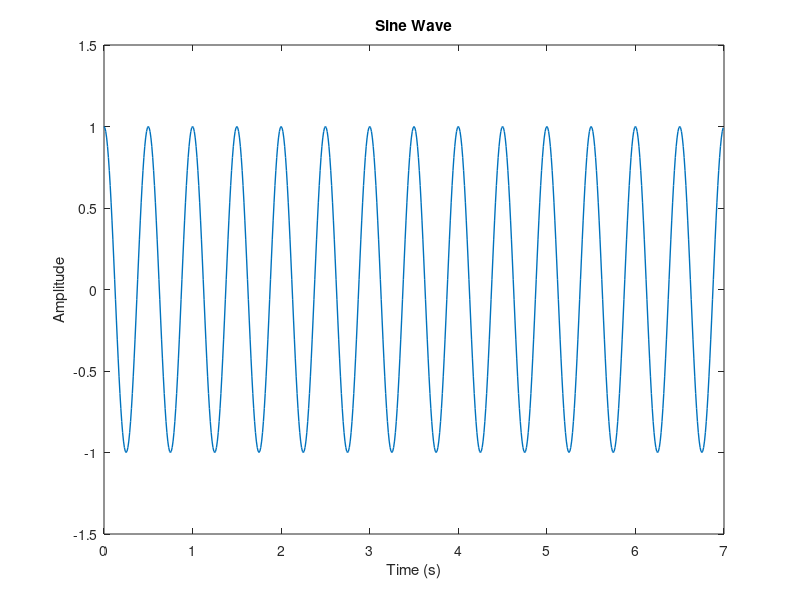

Source code (MATLAB): (Note: this script raises an error after producing the figure.)
%%
% <latex>
% \title{BE 521: Homework 3 Questions\\{\normalsize Feature extraction} \\{\normalsize Spring 2021}}
% \author{68 points}
% \date{Due: Tuesday, 2/16/2021 10pm}
% \maketitle
% \textbf{Objective:} Extract features from data and build a simple detector
% </latex>

%% 
% <latex>
% \begin{center}
% \author{Jal Mahendra Panchal \\
%   \normalsize Collaborators: COLLABORATORS HERE \\}
% \end{center}
% </latex>

%%
% <latex> 
% \section{Features and Simulations (39 pts)} As you learned
% in class, features are the backbone of almost all detection
% strategies, from seizures in EEG to faces in images. Features are
% usually defined in journal articles as an equation or set of
% equations, and the task for the reader---if she wants to use that
% feature---is to implement that feature in code. In this section, you
% will explore and implement some features commonly used in EEG
% analysis and test them on simulated time-series data.
% \begin{enumerate}
%  \item Consider the following toy signal: 7 seconds of a 2 Hz sine
%  wave with a quarter period phase-shift, sampled at 100 Hz
%   \begin{enumerate}
%    \item Plot the signal. (2 pts)
% </latex>

%% Answer P1 Q1(a)
% <latex> 
% \\ Answer : \\
% </latex>

%%
% Signal characteristics : 
duration_s = 7;
signal_frequency_hz = 2;
sampling_frequency_hz = 100;
theta_rad =  pi/2;
t = 0: 1/sampling_frequency_hz : duration_s-1/sampling_frequency_hz;

sine_wave = sin(2*pi*signal_frequency_hz*t + theta_rad);

%%
% Plot
figure();
plot(t, sine_wave, 'Linewidth', 1);
title('Sine Wave')
xlabel('Time (s)')
ylabel('Amplitude')
ylim ([-1.5,1.5])

%%
% <latex>
% \item Using the Matlab functions for the difference, sum, and
%   absolute value of the elements in a vector (look them up if you
%   don't know them), create an anonymous function for the
%    line-length feature
% 	$ LL(\mathbf{x}) = \sum_{i=2}^{n} |x_i - x_{i-1}| $ in one line of
% 	Matlab code that uses no loops (i.e., the outputs of one function
% 	will be the inputs of another). Your function should look
% 	something like \begin{lstlisting}
% 	  LLFn = @(x) XXXXXX;
% 	\end{lstlisting}
% 	where \texttt{XXXXX} represents some use of the aformentioned functions and the input signal \texttt{x}. (4 pts)
% </latex>


%% Answer P1 Q1(b)
% <latex> 
% \\ Answer : \\
% </latex>

%% Line Length function
% We will define an anonymous funtionn to calculate line length
LLFn = @(x) sum(abs(diff(x)));

%%
% <latex>
%    \item What is the line length of this signal? (2 pts)
%   \end{enumerate}
% </latex>

%% Answer P1 Q1(c)
% <latex> 
% \\ Answer : \\
% </latex>


%%
%Calling the LLFn function
line_length = LLFn(sine_wave)

%%
% <latex> 
% The line length of the sine wave is 55.9921 units.
% </latex>

%%
% <latex>
%  \item Consider line length of the signal using a sliding window
%  with a certain amount of window overlap (or, to think of it another
%  way, displacement with each ``slide''). Now, instead of having just
%  one value for the line length, you will have a number of values.
%   \begin{enumerate}
% 	\item Given a signal \texttt{x} with sampling frequency
% 	\texttt{fs} and windows of length \texttt{winLen} and displacement
% 	\texttt{winDisp} (both in seconds), create an anonymous function
% 	called \texttt{NumWins} that calculates the number of possible
% 	(full) windows in your signal of length \texttt{xLen} (in
% 	samples), i.e., \begin{lstlisting}
% 	  NumWins = @(xLen, fs, winLen, winDisp) XXXXXX;
% 	\end{lstlisting} where \texttt{XXXXXX} is the single-line
% 	expression for this value. You may assume that \texttt{winDisp} is
% 	a factor of both \texttt{winLen} (as it usually is/should be)
% 	and the length (in seconds) of \texttt{x}. (4 pts) 
% </latex>

%% Answer P1 Q2(a)
% <latex> 
% \\ Answer : \\
% </latex>

%% Number of windows function
%The number of windows can be found using the following function
NumWins = @(xLen, fs, winLen, winDisp) floor((xLen-(winLen-winDisp))/(winDisp));

%%
% <latex>
%   \item Use this
% 	function to calculate the number of windows for the signal
% 	described in Question 1.1 for a 400 ms window with 200 ms
% 	displacement, i.e., the expression \begin{lstlisting}
% 	  NumWins(length(x), fs, winLen, winDisp)
% 	\end{lstlisting} 
% 	where \texttt{fs}, \texttt{winLen}, and \texttt{winDisp} are the appropriate values. (1 pt)
% </latex>

%% Answer P1 Q2(b)
% <latex> 
% \\ Answer : \\
% </latex>

%%
duration_ms = 7000;
win_len_ms = 400;
win_disp_ms = 200;
NumberOfWindows_2_1 = NumWins(duration_ms, sampling_frequency_hz, win_len_ms, win_disp_ms)

%%
% <latex> 
% The number of windows of length 400ms and displacement 200ms in a 7s signal are 34;
% </latex>


%%
% <latex>
% 	\item Repeat the above calculation for 50 ms window displacement. (1 pt)
% </latex>

%% Answer P1 Q2(c)
% <latex> 
% \\ Answer : \\
% </latex>

%%
duration_ms = 7000;
win_len_ms = 400;
win_disp_ms = 50;
NumberOfWindows_2_2 = NumWins(duration_ms, sampling_frequency_hz, win_len_ms, win_disp_ms)

%%
% <latex> 
% The number of windows of length 400ms and displacement 50ms in a 7s signal are 133;
% </latex>

%%
% <latex>
% 	\item Repeat the above calculation for 100 ms window displacement. (1 pt)
%   \end{enumerate}
% </latex>

%% Answer P1 Q2(d)
% <latex> 
% \\ Answer : \\
% </latex>

%%
duration_ms = 7000;
win_len_ms = 400;
win_disp_ms = 100;
NumberOfWindows_2_3 = NumWins(duration_ms, sampling_frequency_hz, win_len_ms, win_disp_ms)

%%
% <latex> 
% The number of windows of length 400ms and displacement 100ms in a 7s signal are 67;
% </latex>

%%
% <latex> 
%   \item 
%   \begin{enumerate}
%    \item Create a function (in another file) called
%    \texttt{MovingWinFeats(x, fs, winLen, winDisp, featFn)} that
%    returns a vector of the values of the feature on the signal
%    \texttt{x} in all the possible windows, where \texttt{featFn} is
%    a feature function like the one you wrote in Question 1.1.b. You
%    may find it useful to use your \texttt{NumWins} function (or at
%    least its expression). You may assume that the product of
%    \texttt{winDisp} and the sampling rate \texttt{fs} is an integer.
%    (6 pts) \\
% </latex>

%%
% <latex>
% Make sure your MovingWinFeats code is in your pdf. One way is to use the following Matlab code (in your script) to automatically
% load in the function's code (where we assume that the function is
% one directory up from the *.tex file). Windows users may need to
% change the forward-slash to a backslash. 
% </latex>

%   <latex>
%   \lstinputlisting{[path to] MovingWinFeats.m}
%   </latex>

%% Answer P1 Q3(a)
% <latex> 
% \\ Answer : \\
% \lstinputlisting{MovingWinFeats.m}
% </latex>


%%
% <latex>
%    \item Using the signal you defined in Question 1.1 and the function you created in Question 1.1.b, calculate the line-length over windows of length 400 ms and displacement 200 ms. (2 pts)
% </latex>

%% Answer P1 Q3(b)
% <latex> 
% \\ Answer : \\
% </latex>

%%
% Using function MovingWinFeats to calculate Line Length
x = sine_wave;
fs = sampling_frequency_hz;
winLen = 400 ; %in ms
winDisp = 200; %in ms
line_length_windows_3c = MovingWinFeats(x, fs, winLen, winDisp, LLFn);

%%
%Plotting linelength for each window
figure();
plot(line_length_windows, 'o-')
title('Line Length for 400 ms winLen, 200 winDisp')
xlabel('window index')
ylabel('line length amplitude')
%%
% <latex>
%    \item Add a unit-amplitude 10 Hz signal (in the form of a sine wave) to your original signal and again calculate the line length over the same window and displacement. (2 pts)
%   \end{enumerate}
% </latex>

%% Answer P1 Q3(c)
% <latex> 
% \\ Answer : \\
% </latex>

%%
%Adding a 10 Hz signal 
duration_s = 7;
signal_frequency_hz = 10;
sampling_frequency_hz = 100;
t = 0: 1/sampling_frequency_hz : duration_s-1/sampling_frequency_hz;
sine_wave_10 = sin(2*pi*10*t);

sine_wave_cmb = sine_wave + sine_wave_10;

% Using function MovingWinFeats to calculate Line Length
x = sine_wave_cmb;
fs = sampling_frequency_hz;
winLen = 400 ; %in ms
winDisp = 200; %in ms
line_length_windows_3d = MovingWinFeats(x, fs, winLen, winDisp, LLFn);

%%
% <latex>
%   \item Code the following 3 additional features in MINIMAL lines of code (hint: each can be implemented in one line using the anonymous function trick).
%   \begin{enumerate}
%    \item Area, $\displaystyle A(\mathbf{x}) = \sum_{i=1}^{n} |x_i| $ \quad (2 pts)
% </latex>

%% Answer P1 Q4(a)
% <latex> 
% \\ Answer : \\
% </latex>

%%
AreaFn = @(x) sum(abs(x));

%%
% <latex>
%    \item Energy, $\displaystyle E(\mathbf{x}) = \sum_{i=1}^{n} x_i^2 $ \quad (2 pts)
% </latex>

%% Answer P1 Q4(b)
% <latex> 
% \\ Answer : \\
% </latex>

%%
EnergyFn = @(x) sum(x.^2);

%%
% <latex>
%    \item Zero-Crossings around mean,\\ $\displaystyle ZX(\mathbf{x}) = \sum_{i=2}^{n} \mathbf{1}(\mathbf{FromAbove}) \;\mbox{OR}\; \mathbf{1}(\mathbf{FromBelow})$, 
%        where $\mathbf{1}(\cdot)$ denotes the indicator function, which returns a zero if its argument is false and a one if it is true, 
%        $\mathbf{FromAbove}$ denotes $(x_{i-1} - \overline{x} > 0) \;\mbox{AND}\; (x_i - \overline{x} < 0)$, 
%        $\mathbf{FromBelow}$ denotes $(x_{i-1} - \overline{x} < 0) \;\mbox{AND}\; (x_i - \overline{x} > 0)$,
%        and $\overline{x}$ is the mean value of the elements in $x$. (4 pts)
% </latex>

%% Answer P1 Q4(c)
% <latex> 
% \\ Answer : \\
% </latex>

%%
% Here we first remove the mean from the signal
% Then we find values above and below the mean
% We then calculate the difference between the signs of consecutive values
% if the absolute value of this difference is > 2 then its a zero crossing
% We then find the number of indices where zero crossing occcurs.
ZeroCrossingFn = @(x) size(find(abs(diff(sign(x-mean(x))))>1),2);

%%
% <latex>
%    \item Plot the values of the four features on the combined signal in the first four cells of a 3x2 matlab subplot.
%    Use a 400 ms window with 100 ms displacement. Using the right-aligned convention (where the
%    ``official'' time of the feature is that of the last data point
%    in the window), give the appropriate time axis for each window
%    point. In addition, plot the original signal with the 2Hz and 10Hz
%    components in the last two cells of the 3x2 subplot (to make
%    comparing down the column easy). Ensure that the time axis in all
%    of your plots is the same. (6 pts)
% </latex>

%% Answer P1 Q4(d)
% <latex> 
% \\ Answer : \\
% </latex>

%% Computing values 4(d)
x = sine_wave_cmb;
fs = sampling_frequency_hz;
winLen = 400 ; %in ms
winDisp = 100; %in ms

[line_length_windows_4d, ni, win_start, win_end] = MovingWinFeats(x, fs, winLen, winDisp, LLFn);
area_4d = MovingWinFeats(x, fs, winLen, winDisp, AreaFn);
energy_4d = MovingWinFeats(x, fs, winLen, winDisp, EnergyFn);
zero_crossing_4d = MovingWinFeats(x, fs, winLen, winDisp, ZeroCrossingFn);


%% Plotting the graph 4(d)
t = 0: 1/sampling_frequency_hz : duration_s-1/sampling_frequency_hz;
t_win_end = t(ni+win_end);

figure();
subplot(3,2,1)
plot(t_win_end, line_length_windows_4d, 'o-', 'Linewidth', 1, 'Color',[0, 0.4470, 0.7410])
title('Line Length in window')
xlabel('Time (s)')
ylabel('line length amplitude')
ylim([0.995*min(line_length_windows_4d), 1.005*max(line_length_windows_4d)])

subplot(3,2,2)
plot(t_win_end, area_4d, 'o-', 'Linewidth', 1, 'Color', [0.8500, 0.3250, 0.0980])
title('Area in window')
xlabel('Time (s)')
ylabel('Area amplitude')
ylim([0.9*min(area_4d), 1.1*max(area_4d)])

subplot(3,2,3)
plot(t_win_end, energy_4d, 'o-', 'Linewidth', 1, 'Color', [0.4660, 0.6740, 0.1880])
title('Energy in window')
xlabel('Time (s)')
ylabel('Energy amplitude')
ylim([0.9*min(energy_4d), 1.1*max(energy_4d)])


subplot(3,2,4)
plot(t_win_end, zero_crossing_4d, 'o-', 'Linewidth', 1, 'Color', [0.9290, 0.6940, 0.1250])
title('Total Zero crossings in window')
xlabel('Time (s)')
ylabel('Number of Zero Crossings')
ylim([0.9*min(zero_crossing_4d), 1.1*max(zero_crossing_4d)])


subplot(3,2,5)
plot(t, x , 'Linewidth', 1)
title('Signal')
xlabel('Time (s)')
ylabel('Signal amplitude')
ylim([1.1*min(x), 1.1*max(x)])


subplot(3,2,6)
plot(t, x , 'Linewidth', 1)
title('Signal')
xlabel('Time (s)')
ylabel('Signal amplitude')
ylim([1.1*min(x), 1.1*max(x)])


suptitle('Features in window : 400 ms WinLen, 100ms WinDisp')
%%
% <latex>
%   \end{enumerate}
% \end{enumerate}  
% \section{Feature Overlays (17 pts)}
% In this section, you will use a line-length feature overlay on a segment of EEG containing a seizure. This data is stored in \texttt{I521\_A0003\_D001} 
% \begin{enumerate}
%  \item What is the length using hours:minutes:seconds:milliseconds of the recording? (Use getDuration) (2 pts)
% </latex>

%% Answer P2 Q1
% <latex> 
% \\ Answer : \\
% </latex>

%% Fetching signal
addpath(genpath('/Users/jalpanchal/git/be521'));

session_sez = IEEGSession('I521_A0003_D001', 'jalpanchal', 'jal_ieeglogin.bin');
sampling_frequency_hz_sez = session_ep.data.sampleRate;
duration_in_sec_sez = session_ep.data(1).rawChannels(1).get_tsdetails.getDuration/1e6;

sez_data = session_ep.data.getvalues(0, duration_in_sec_ep * 1e6, 1);

%%
datestr(seconds(duration_in_sec_sez),'HH:MM:SS:FFF')

%%
% <latex> 
% The duration of the signal I521\_A0003\_D001 in
% hours:minutes:seconds:milliseconds is 01:21:20:390.\\
% </latex>


%%
% <latex>
%  \item How many data points should we discard at the end if we want to clip the recording to the last full second? Do this clipping. (1 pt)
% </latex>

%% Answer P2 Q2
% <latex> 
% \\ Answer : \\
% The signal has 390ms of data which needs to be discarded. At 200 Hz and
% 5ms between every sample, we will have to discard the last 78 data
% points. \\
% </latex>

%%
% Discarding the last 78 data points
sez_data_trim = sez_data(1:end-78);


%%
% <latex>
%  \item If we want to overlay a feature trace on the original signal, we have to interpolate that feature (which has been calculated over windows) for each data point of the original signal. One of the simplest methods of doing this is called zero-order interpolation, where we just hold the value constant until we get to the next calculated value. For example, if we had a moving window of 1 second with 1 second displacement, the zero-order interpolated feature vector would have the same value the entire first second, then the same for the entire second second, etc, where each second contains the same number of points as the sampling frequency of the original signal.
%  \begin{enumerate}
%   \item Using the \texttt{repmat} and \texttt{reshape} functions, create an external function \texttt{zoInterp(x, numInterp} that copies each value of \texttt{x} \texttt{numInterp} times. You can implement this function in one line of code with no loops. Include the code for this function as you did in Question 1.3.a. (2 pts)
% </latex>

%% Answer P2 Q3(a)
% <latex> 
% \\ Answer : \\
% \lstinputlisting{zoInerp.m}
% </latex>


%%
% <latex>
%   \item Confirm that this function works correctly by expanding the length of the vector \texttt{1:5} by a factor of 5 and plotting with the command
%   \begin{lstlisting}
% 	plot(zoInterp(1:5,5),'-o')
%   \end{lstlisting}
%   where the \texttt{'-o'} option lets us see the individul points as well as the line that connects them. (2 pts)
%  \end{enumerate}
% </latex>

%% Answer P2 Q3(b)
% <latex> 
% \\ Answer : \\
% </latex>

%%
figure();
plot(zoInterp(1:5,5), '-o')
title('Example of zoInterp')
xlabel('Signal index')
ylabel('Signal amplitude')


%%
% <latex>
%  \item Using a 5-second sliding window with 1-second displacement,
%  calculate the line length feature over the entire signal. Normalize
%  the line-length feature values to have a maximum twice that of the
%  original EEG signal maximum. Plot the signal in blue and overlay
%  the right-aligned line-length feature in yellow. Note: you will need
%  to pad your
%  signal in order to get them to line up correctly and be the
%  same length. Put the units of your time axis in minutes, and be
%  sure to add a legend in a location in the plot that does not cover
%  up any signal or feature. (6 pts)
% </latex>

%%
% <latex>
%  \item What threshold might you use on the raw line-length feature
%  vector (not the normalized one used for plotting) in order to
%  capture the 17 largest pre-seizure chirps that occur? (1 pt)
% </latex>

%%
% <latex>
%  \item Using this threshold value, in another plot draw red vertical lines at the leading point in time where the threshold is crossed. Add these vertical lines on top of the plot you made in Question 2.4. These events should capture the pre-seizure chirps, the seizure onset, and some flickering during the end of the seizure. (3 pts)
% </latex>

%%
% <latex>
% \end{enumerate}
% \section{Building a Detector (12 pts)}
% In this section, you will use the features you defined previously to build a seizure detector. Use the EEG data in the file \texttt{I521\_A0003\_D002} with channels \texttt{multiSz\_1}, and \texttt{multiSz\_2}.
% \begin{enumerate}
%  \item Plot the signal in \texttt{multiSz\_1} and draw vertical red lines at the times when you think the two seizures begin. (You should be able to do this without the need of any features.) (2 pts)
% </latex>

%%
% <latex>
%  \item Produce feature overlay plots similar to that of Question 2.4 for each of the four features you have implemented along with the red vertical lines at each seizure. Use the same 4-second sliding window with 1 second displacement. (4 pts)
% </latex>

%%
% <latex>
%  \item 
%   \begin{enumerate}
%    \item Based on your plots in the previous question, which of the
%    four features seems to give the largest signal (relative to the
%    background) for when a seizure occurs? Explain why you think this feature is the best. (3 pts)
% </latex>

%%
% <latex>
%    \item What threshold would you use to determine if a seizure is occurring? (1 pt)
% </latex>

%%
% <latex>
%   \end{enumerate}
% </latex>

%%
% <latex>
%  \item The signal in \texttt{multiSz\_2} contains another seizure (whose location should again be fairly obvious). Plot the data along with the feature and threshold (horizontal black line, with correct normalization for the signal in \texttt{data2}) you determined in the previous question. (2 pts)
% </latex>

%%
% <latex>
% \end{enumerate}
% </latex>


